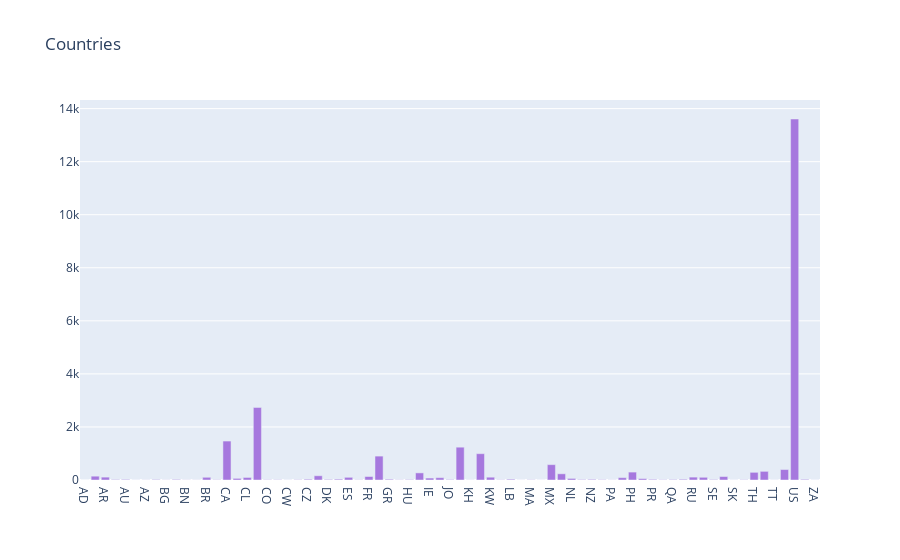

Notebook cell for this chart:
### Code cell
col = 'Country'
vc1 = df[col].value_counts().reset_index()
vc1 = vc1.rename(columns = {col : "count", "index" : col})
vc1['percent'] = vc1['count'].apply(lambda x : 100*x/sum(vc1['count']))
vc1 = vc1.sort_values(col)

trace1 = go.Bar(x=vc1[col], y=vc1["count"], marker=dict(color="#a678de"))
data = [trace1]
layout = go.Layout(title="Countries", legend=dict(x=0.1, y=1.1, orientation="h"))
fig = go.Figure(data, layout=layout)
fig.show()

### Figure 1 — Plotly figure (JSON) as saved in the notebook; plotly's stock layout.template omitted (floating-point values rounded to 4 significant figures)
{"data": [{"marker": {"color": "#a678de"}, "type": "bar", "x": ["AD", "AE", "AR", "AT", "AU", "AW", "AZ", "BE", "BG", "BH", "BN", "BO", "BR", "BS", "CA", "CH", "CL", "CN", "CO", "CR", "CW", "CY", "CZ", "DE", "DK", "EG", "ES", "FI", "FR", "GB", "GR", "GT", "HU", "ID", "IE", "IN", "JO", "JP", "KH", "KR", "KW", "KZ", "LB", "LU", "MA", "MC", "MX", "MY", "NL", "NO", "NZ", "OM", "PA", "PE", "PH", "PL", "PR", "PT", "QA", "RO", "RU", "SA", "SE", "SG", "SK", "SV", "TH", "TR", "TT", "TW", "US", "VN", "ZA"], "y": [1, 144, 108, 18, 22, 3, 4, 19, 5, 21, 5, 4, 102, 10, 1468, 61, 96, 2734, 11, 11, 3, 10, 28, 160, 21, 31, 101, 8, 132, 901, 28, 7, 16, 268, 73, 88, 17, 1237, 4, 992, 106, 8, 29, 2, 9, 2, 579, 234, 59, 17, 24, 12, 5, 89, 298, 53, 24, 11, 18, 27, 109, 102, 18, 130, 3, 11, 289, 326, 3, 394, 13608, 25, 3]}], "layout": {"legend": {"orientation": "h", "x": 0.1, "y": 1.1}, "title": {"text": "Countries"}}}
